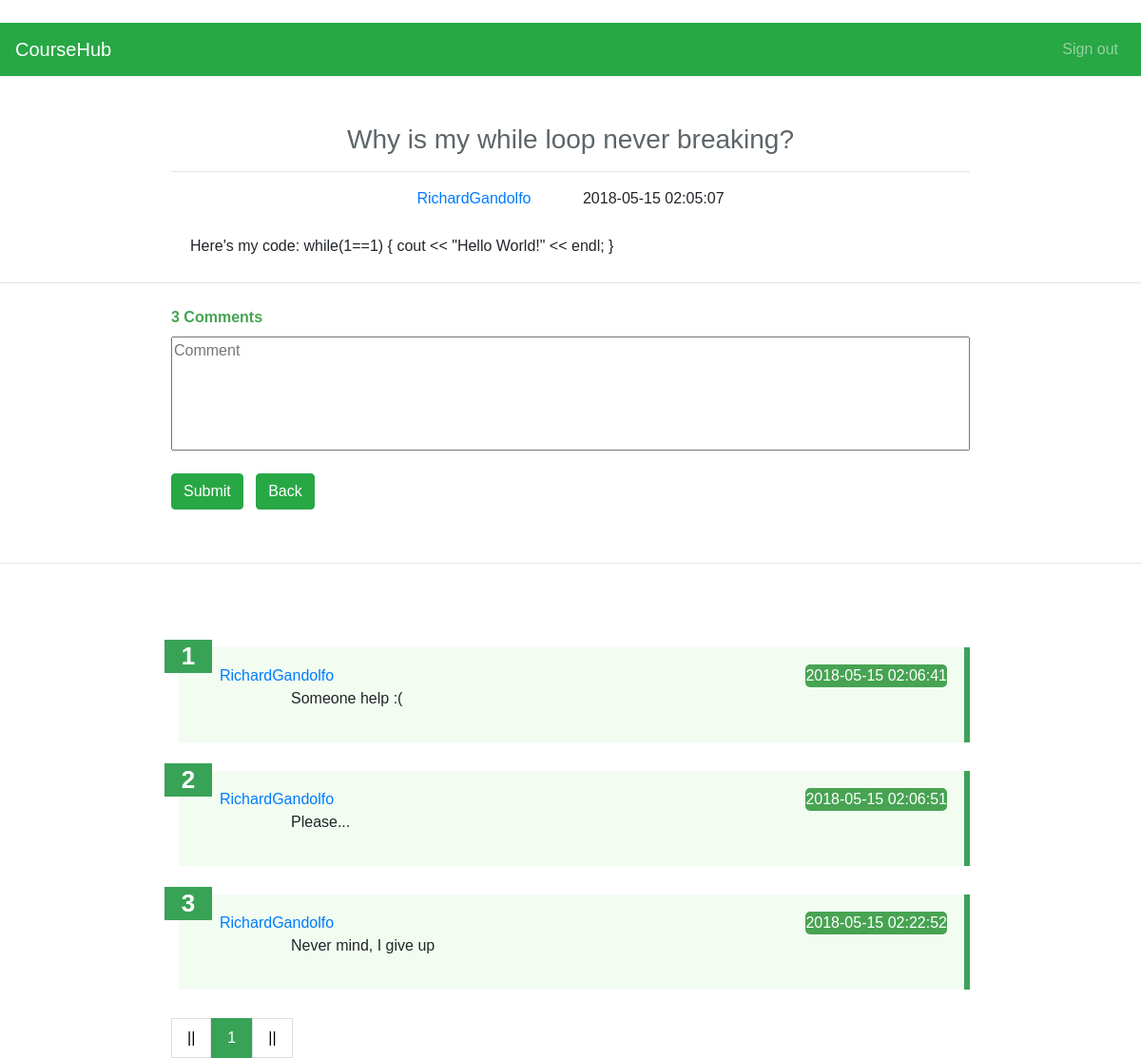
/detail/3, run on the app's committed database.
### coursehubapp.py (models this page shows)
class Post(db.Model):
    __tablename__ = 'post'
    __searchable__ = ['title']
    id = db.Column(db.Integer, primary_key=True)
    title = db.Column(db.String(100))
    description = db.Column(db.String())
    user_id = db.Column(db.Integer, db.ForeignKey('user.id'), nullable=False)
    course_id = db.Column(db.Integer, db.ForeignKey('course.id'), nullable=False)
    post_time = db.Column(db.DateTime, default=datetime.now)
    rating = db.Column(db.Integer)
    comment = db.relationship('Comment', backref='post', lazy='dynamic')

class User(UserMixin, db.Model):
    __tablename__ = 'user'
    id = db.Column(db.Integer, primary_key=True)
    username = db.Column(db.String(15), unique=True, nullable=False)
    email = db.Column(db.String(50), unique=True, nullable=False)
    password = db.Column(db.String(80), nullable=False)
    post = db.relationship('Post', backref='user', lazy='dynamic')
    comment = db.relationship('Comment', backref='user', lazy='dynamic')
    courses = db.relationship('Course', secondary=students_courses, backref=db.backref('students'), lazy='dynamic')

class Comment(db.Model):
    __tablename__ = 'comment'
    id = db.Column(db.Integer, primary_key=True)
    detail = db.Column(db.Text, nullable=False)
    user_id = db.Column(db.Integer, db.ForeignKey('user.id'), nullable=False)
    post_id = db.Column(db.Integer, db.ForeignKey('post.id'), nullable=False)
    comment_time = db.Column(db.DateTime, default=datetime.now)

### coursehubapp.py (the view)
@app.route('/detail/<post_id>', methods=['GET', 'POST'])
def detail(post_id):
    postdetail = Post.query.filter(Post.id == post_id).first()
    page = request.args.get(get_page_parameter(), type=int, default=1)
    pagination = postdetail.comment.paginate(page=page, per_page=10, error_out=False)
    comments = pagination.items
    return render_template('detail.html', post=postdetail, pagination=pagination, comments=comments)

### templates/detail.html (shortened to what this page needs)
﻿{% import "bootstrap/wtf.html" as wtf %}
<!DOCTYPE html>
<html lang="en">
<head>
  <link rel="stylesheet" href="https://maxcdn.bootstrapcdn.com/bootstrap/4.0.0/css/bootstrap.min.css">
  <link rel="stylesheet" type="text/css">
</head>
    <nav class="navbar navbar-expand-sm bg-success navbar-dark">
        <a class="navbar-brand" href="#">CourseHub</a>
            <ul class="navbar-nav ml-auto">
                <li class="nav-item">
                    <a class="nav-link" href="{{ url_for('logout') }}">Sign out</a>
                </li>
             </ul>
    </nav>
<div class="post-container">
    <h3 class="page-title">{{ post.title }}</h3>
    <hr>
    <p class="post-info">
    <span class="author"> <a href="{{url_for('usercenter',username = post.user.username, tag='post')}}">{{ post.user.username }}</a></span>
    <span class="post-time">  {{ post.post_time.strftime('%Y-%m-%d %H:%M:%S') }}</span></p>
    <p class="description">{{ post.description}}</p>
</div>
    <hr>
    <div class="comment-container">
    <span class="count">{{ post.comment.count() }} Comments</span>
    <form action="{{url_for('comment', post_id=post.id)}}" method="POST">
        <div class="new-comment">
            <textarea name="comment_detail" PLACEHOLDER="Comment"></textarea>
        </div>
	<br>
        <div class="btn-send">
            <button class="btn btn-success">Submit</button> &nbsp
            <a href="{{ url_for('course', course_id=post.course.id) }}" class="btn btn-success">Back</a>
        </div>
    </form>
    </div>
  <br>
<hr>
        <br>
<br>
<br>
    <div class="commentlist-container">
    <ul class="comment-list">
                {% for comments in comments %}
        <li>
            <span class ="li-counter">{{ loop.index + (pagination.page - 1) * pagination.per_page }}</span>
            <span class="username"> <a href="{{url_for('usercenter',username = post.user.username, tag='post')}}">{{ comments.user.username }}</a></span>
            <span class="create_time">  {{ comments.comment_time.strftime('%Y-%m-%d %H:%M:%S')  }}</span>
            <div class="post-detai">
                <p class="detail">{{ comments.detail }}</p>
            </div>
         </li>
                {% endfor %}
    </ul>
    </div>
    <div class="pagination-container">
    <ul class="pagination">
       {% if pagination.has_prev %}
            <li><a href="{{url_for('detail',post_id= post.id, page=pagination.page-1)}}">«</a></li>
            {% else %}
            <li><a href="">||</a></li>
            {% endif %}
            {% for p in pagination.iter_pages() %}
                {% if p %}
                    {% if p == pagination.page %}
                <li ><a class="active" href="">{{p}}</a></li>
                {% else %}
                <li><a href="{{ url_for('detail',post_id= post.id, page=p)}}">{{p}}</a></li>
                {% endif %}
                {% else %}
                <li><a href="">&hellip;</a></li>
                {% endif %}
            {% endfor %}
            {% if pagination.has_next %}
                <li><a href="{{url_for('detail',post_id= post.id,page=pagination.page+1)}}">»</a></li>
            {% else %}
             <li><a href="">||</a></li>
            {% endif %}
    </ul>
    </div>
</body>
</html>

### templates/detail.html (style rules this page uses)
body, html { font-family: "Mina", sans-serif; height: 100%; margin: 0; padding: 0; background: #ffffff; }
.page-title { margin-top: 50px; text-align: center; color: #5d6569; }
.post-info { text-align: center; margin-top: 16px; }
.description { padding: 10px 20px 10px 20px; }
.post-time { margin-left: 50px; }
.post-container { width: 70%; margin: 0 auto; }
.comment-container { width: 70%; margin: 0 auto; }
.commentlist-container { width: 70%; margin: 0 auto; }
.commentlist-container ul { list-style-type: none; counter-reset: li-counter; padding: 0; margin: 0; margin-left: 8px; }
.commentlist-container li { position: relative; margin-bottom: 30px; padding: 18px; background-color: rgba(227, 248, 224, 0.46); border-right: 6px solid #3da259; }
.li-counter { position: absolute; top: -8px; left: -15px; width: 50px; height: 35px; font-size: 26px; line-height: 35px; font-weight: bold; text-align: center; color: #ffffff; background-color: #38a356; z-index: 99; overflow: hidden; }
.create_time { float: right; border-radius: 5px; background: #47a352; color: white; }
textarea { resize: none; overflow: auto; vertical-align: top; height: 120px; width: 100%; }
.btn-send { display: inline; }
.count { line-height: 40px; font-weight: bold; color: #47a352; }
.post-detai { width: 90%; margin-left: 100px; }
.username { margin-left: 25px; }
.username a { text-decoration: none; }
.author a { text-decoration: none; }
.pagination { display: inline-block; padding: 0; margin: 0; }
.pagination li { display: inline; }
.pagination li a { color: black; float: left; padding: 8px 16px; text-decoration: none; transition: background-color .3s; border: 1px solid #ddd; }
ul.pagination li a.active { background-color: #38a356; color: white; border: 1px solid #38a356; }
.pagination-container { width: 70%; margin: 0 auto; }

### data on the page
Post: title "Why is my while loop never breaking?", post_time "2018-05-15 02:05:07", description "Here's my code: while(1==1) { cout << \"Hello World!\" << endl; }"
User: user.username "RichardGandolfo"
Comment: user.username "RichardGandolfo", comment_time "2018-05-15 02:06:41", detail "Someone help :("
Comment: user.username "RichardGandolfo", comment_time "2018-05-15 02:06:51", detail "Please..."
Comment: user.username "RichardGandolfo", comment_time "2018-05-15 02:22:52", detail "Never mind, I give up"

### other printed values
{{ post.comment.count() }} "3"
{{ p }} "1"
